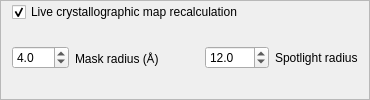
                  <widget class="QFrame" name="_sim_basic_xtal_settings_general_settings_frame">
                   <property name="frameShape">
                    <enum>QFrame::StyledPanel</enum>
                   </property>
                   <property name="frameShadow">
                    <enum>QFrame::Raised</enum>
                   </property>
                   <layout class="QVBoxLayout" name="verticalLayout_23">
                    <property name="topMargin">
                     <number>1</number>
                    </property>
                    <item>
                     <widget class="QCheckBox" name="_sim_basic_xtal_settings_live_recalc_checkbox">
                      <property name="text">
                       <string>Live crystallographic map recalculation</string>
                      </property>
                      <property name="checked">
                       <bool>true</bool>
                      </property>
                     </widget>
                    </item>
                    <item>
                     <layout class="QHBoxLayout" name="horizontalLayout_8">
                      <property name="topMargin">
                       <number>0</number>
                      </property>
                      <item>
                       <widget class="QDoubleSpinBox" name="_sim_basic_xtal_settings_mask_radius_spinbox">
                        <property name="decimals">
                         <number>1</number>
                        </property>
                        <property name="value">
                         <double>4.000000000000000</double>
                        </property>
                       </widget>
                      </item>
                      <item>
                       <widget class="QLabel" name="label_15">
                        <property name="text">
                         <string>Mask radius (Å)</string>
                        </property>
                       </widget>
                      </item>
                      <item>
                       <spacer name="horizontalSpacer_34">
                        <property name="orientation">
                         <enum>Qt::Horizontal</enum>
                        </property>
                        <property name="sizeHint" stdset="0">
                         <size>
                          <width>40</width>
                          <height>20</height>
                         </size>
                        </property>
                       </spacer>
                      </item>
                      <item>
                       <widget class="QDoubleSpinBox" name="_sim_basic_xtal_settings_spotlight_radius_spinbox">
                        <property name="decimals">
                         <number>1</number>
                        </property>
                        <property name="minimum">
                         <double>5.000000000000000</double>
                        </property>
                        <property name="maximum">
                         <double>1000.000000000000000</double>
                        </property>
                        <property name="value">
                         <double>12.000000000000000</double>
                        </property>
                       </widget>
                      </item>
                      <item>
                       <widget class="QLabel" name="label_16">
                        <property name="text">
                         <string>Spotlight radius</string>
                        </property>
                       </widget>
                      </item>
                     </layout>
                    </item>
                   </layout>
                  </widget>
